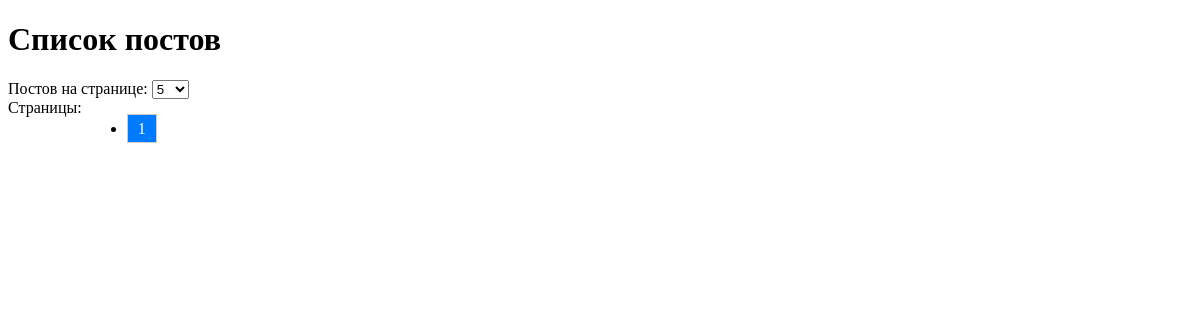
The app's page /post_list/, older data.
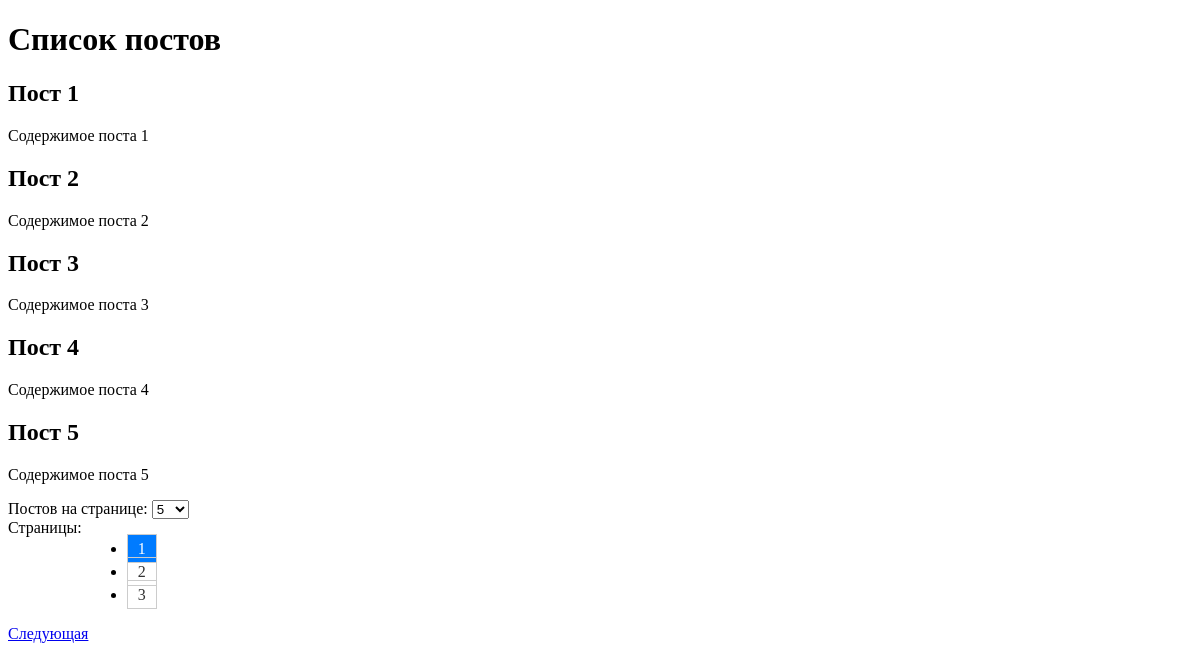
The same page, newer data.
### blog/models.py (models this page shows, shortened)
class Post(models.Model):
    title = models.CharField(max_length=200)
    content = models.TextField()
    created_at = models.DateTimeField(auto_now_add=True)
    updated_at = models.DateTimeField(auto_now=True)

### blog/views.py (the view)
# urls.py: path('', post_list, name='post_list'),
def post_list(request):
    posts = Post.objects.all()
    posts_per_page = request.GET.get('posts_per_page', 5)
    paginator = Paginator(posts, posts_per_page)  # Показывать заданное количество постов
    page_number = request.GET.get('page')
    page_obj = paginator.get_page(page_number)
    return render(request, 'blog/post_list.html', {'page_obj': page_obj})

### blog/templates/blog/post_list.html (shortened to what this page needs)
<!DOCTYPE html>
<html lang="en">
<head>
</head>
<body>
    <h1>Список постов</h1>
    <div>
        {% for post in page_obj %}
            <h2>{{ post.title }}</h2>
            <p>{{ post.content }}</p>
        {% endfor %}
    </div>
    <div>
        <form method="GET" style="display: inline;">
            <label for="posts_per_page">Постов на странице:</label>
            <select name="posts_per_page" id="posts_per_page" onchange="this.form.submit()">
                <option value="5" {% if page_obj.paginator.per_page == 5 %}selected{% endif %}>5</option>
            </select>
        </form>
    </div>
    <div class="pagination">
        <span>Страницы:</span>
        <ul>
            {% for i in page_obj.paginator.page_range %}
                <li{% if page_obj.number == i %} class="active"{% endif %}>
                    <a href="?page={{ i }}&posts_per_page={{ page_obj.paginator.per_page }}">{{ i }}</a>
                </li>
            {% endfor %}
        </ul>
    </div>
    <div>
        {% if page_obj.has_next %}
            <a href="?page={{ page_obj.next_page_number }}&posts_per_page={{ page_obj.paginator.per_page }}">Следующая</a>
        {% endif %}
    </div>
</body>
</html>

### blog/templates/blog/post_list.html (style rules this page uses)
.pagination { display: flex; list-style: none; padding: 0; }
.pagination li { margin: 5px; }
.pagination a { text-decoration: none; padding: 5px 10px; border: 1px solid #ccc; color: #333; }
.pagination .active a { background-color: #007bff; color: white; }

Row changes from the older to the newer data that the page shows:
added Post: title "Пост 1", content "Содержимое поста 1"
added Post: title "Пост 2", content "Содержимое поста 2"
added Post: title "Пост 3", content "Содержимое поста 3"
added Post: title "Пост 4", content "Содержимое поста 4"
added Post: title "Пост 5", content "Содержимое поста 5"
Text that changed along with them:
new list line: "2"
new list line: "3"
text now shown: "Следующая"
